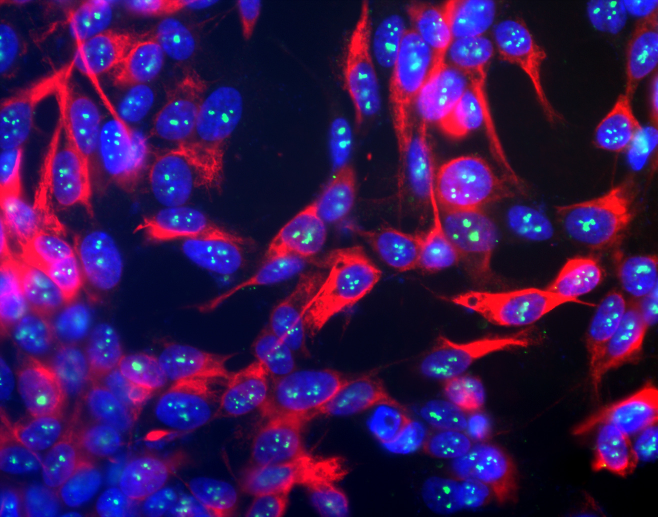
#> input picture Workshops/04 - Segmentation/cells_segm.tif, 1315 x 1033 px (shown at 1/2 size)
$ jupyter execute 'segmentation solution.ipynb'
#> lines starting #> are read from the running program, lines starting #| are printed output that depends on the picture; after the words box and inside, x2 and y2 are one past the last pixel; in counts of white or black regions, pixels touching at a corner belong together
# Introduction

Segmentation is the process of dividing a digital image into subsets of pixels with specific features. This can be used, for instance, to determine where specific objects are in an image, and determine their properties.

In this workshop you will use different strategies to segment biological images.

Refer to Lecture 7 for a more extended discussion.

## Semantic segmentation

We start with the problem of **semantic segmentation**. Given an image of cells, we want to determine which pixels are from cells and which are from background.

## Learning objectives

At the end of this workshop you will be able to:

- Use different thresholding strategies to perform semantic segmentation of images
- Perform instance segmentation of simple images

Complete the cell below to load and display the `cell_segm.tif` image

[cell 1]
# Import necessary libraries
import matplotlib.pyplot as plt
import numpy as np

[cell 2]
# Read the image
cells = plt.imread("cells_segm.tif")
#> cells is the input picture: shape (1033, 1315, 3); mean R, G, B 58.8, 17.7, 83.3

# Print its shape
print(cells.shape)
#| (1033, 1315, 3)

# Display the image
plt.imshow(cells)
plt.show()

The image (source GerryShaw, [Wikimedia](https://commons.wikimedia.org/wiki/File:38F3-ChkNFH-DAPI-Shsy5y.jpg)) shows human SH-SY5Y cells.

Channel 0 contains staining of the cells cytoskeleton, channel 1 staining for a nucleolar protein, and channel 2 shows DNA (nuclear) staining.

We would like to determine which pixels correspond to nuclei. We would like to end up with a matrix of the same size as the original image, where each element is 1 if the pixel is in a nucleus, and 0 if it is elsewhere (cytoplasm or background)

Let's start by isolating the channel with the nuclear staining; you can use `imshow` to ensure you got the correct one!

[cell 3]
nuclei = cells[:, :, 2]
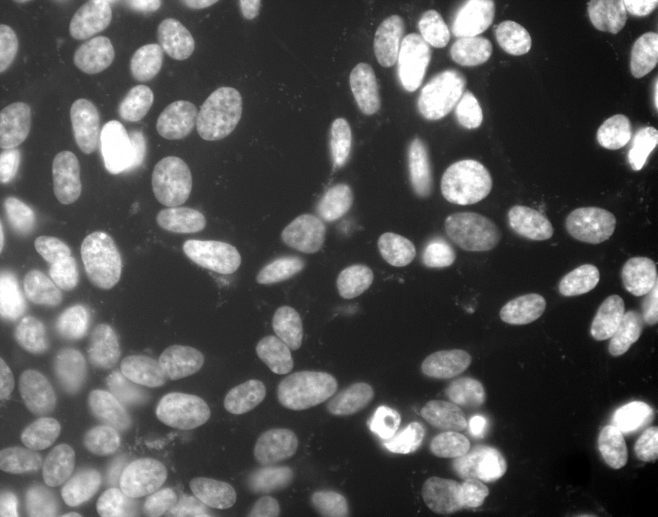
#> nuclei: shape (1033, 1315) (shown at 1/2 size); min 0, max 255, mean 83.3

plt.imshow(nuclei, cmap="gray")

Let's start by plotting the image histogram to get an idea of the distribution of staining.

We would expect two peaks: one corresponding to background and one corresponding to nuclear staining.

Refer to Lecture 3 or Workshop 2 if you don't remember how to plot histograms!

[cell 4]
_ = plt.hist(nuclei.flat, bins=range(255))
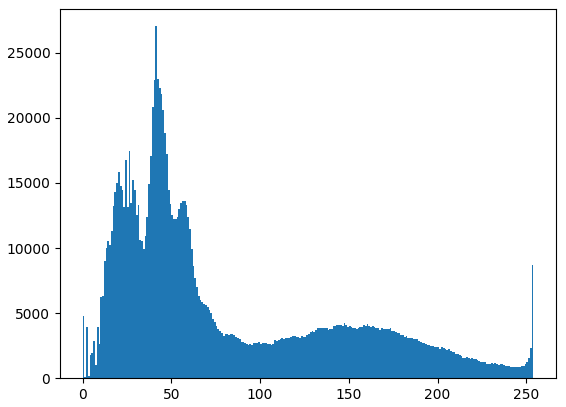
#> figure drawn by matplotlib, 1 panel; tallest bar 27042 high, from x = 41 to 42

The histogram tells us a lot! We can clearly distinguish background from nuclei, but rather than having a single background peak we get multiple ones.

**Can you explain why?**

*ANSWER*: it looks like the cytoplasm is also very lightly stained (likely due to autofluorescence, or non-specific staining), so we get multiple peaks in the background.

We can now try to manually choose a threshold to separate nuclei from background.

**Use the histogram to try and find the value that best separates background from nuclei.**

You can try a few values and get a feeling for the one that visually gives the same result.

[cell 5]
nuclei_threshold_manual = nuclei>95
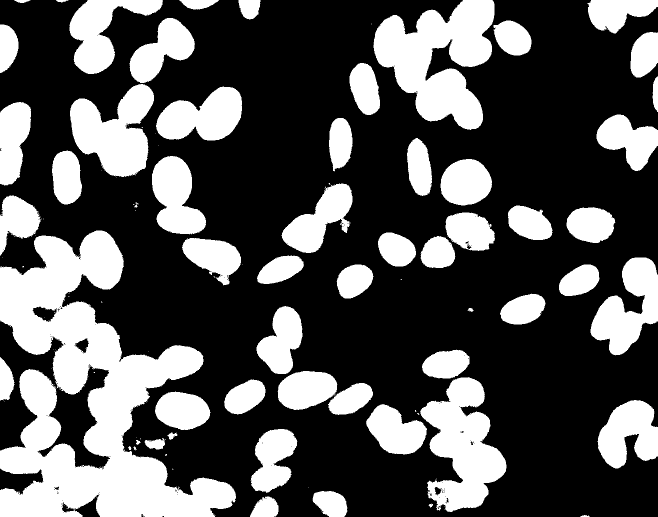
#> nuclei_threshold_manual: shape (1033, 1315) bool (shown at 1/2 size); 33.3% white; 132 white regions (74 under 20 px), largest, box (x1, y1, x2, y2) and area: (0, 461, 472, 1033) 124574, (747, 0, 989, 260) 36231, (840, 754, 1013, 1024) 25920

fig, ax = plt.subplots(ncols=2, nrows=1, figsize = (10, 5))

ax[0].imshow(nuclei, cmap="gray")
ax[1].imshow(nuclei_threshold_manual, cmap="gray")

plt.show()
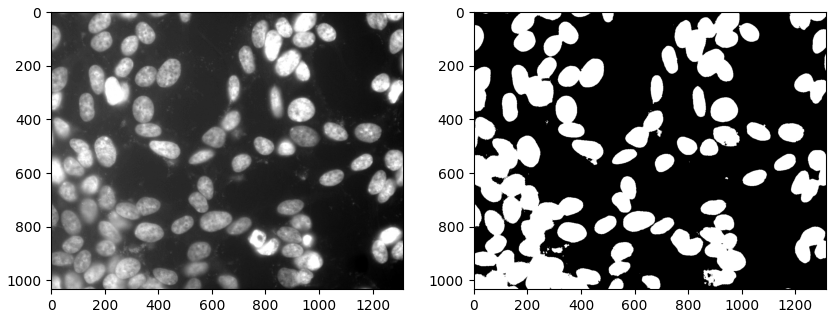
#> figure drawn by matplotlib, 2 panels

Let's say you now want to determine what percentage of the image is occupied by cell nuclei?

**How would you do that?**

<details>
    <summary style="cursor: pointer;">Click here to reveal a hint.</summary>
    You can use the Numpy function `unique` with the `return_counts` parameter set to `True`.

    What does this function return? How can it help in answering the question above?
</details>

[cell 6]
values, counts = np.unique(nuclei_threshold_manual, return_counts=True)
#> values = [False, True]; counts = [906357, 452038]
print(f"Percentage of image covered by nuclei is {counts[1]/(counts[0]+counts[1])*100:.2f}%")
#| Percentage of image covered by nuclei is 33.28%

As we saw in the lecture, there are better, more automatable, ways to determine an optimal threshold.

Scikit Image provides several methods, which are imported below.

- Apply the different methods to the image
- Note that you have to specify the `block_size` parameter for `threshold_local` (and it MUST be an odd number). What happens if the block size is too small?
- Visually compare the results of the various methods, including the manual thresholding
- Calculate the percentage of pixels containing nuclei in the image in the various cases
- Is there anything that stand out? How good was your manual threshold compared to the automatic methods?

[cell 7]
from skimage.filters import threshold_otsu, threshold_li, threshold_local

nuclei_threshold_otsu = nuclei > threshold_otsu(nuclei)
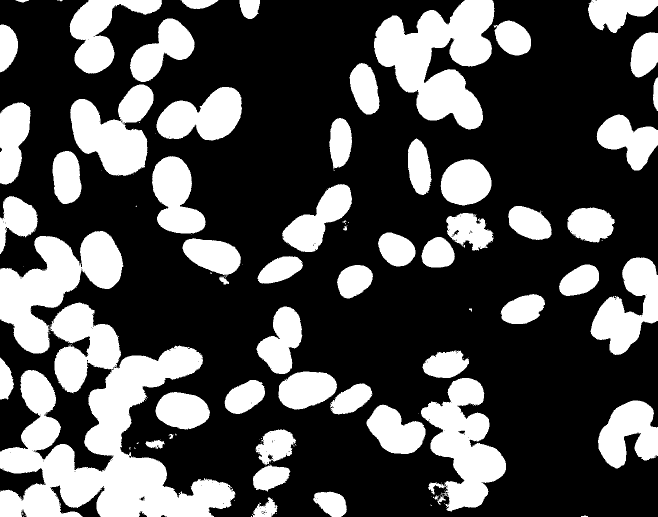
#> nuclei_threshold_otsu: shape (1033, 1315) bool (shown at 1/2 size); 30.9% white; 145 white regions (90 under 20 px), largest, box (x1, y1, x2, y2) and area: (0, 462, 471, 1033) 114277, (748, 0, 989, 259) 34868, (842, 756, 1012, 1023) 23371
nuclei_threshold_li = nuclei > threshold_li(nuclei)
#> nuclei_threshold_li: shape (1033, 1315) bool; 34.6% white; 171 white regions (117 under 20 px), largest, box (x1, y1, x2, y2) and area: (0, 460, 472, 1033) 130651, (747, 0, 990, 260) 37108, (829, 699, 1014, 1026) 31534
nuclei_threshold_local = nuclei > threshold_local(nuclei, block_size=399)
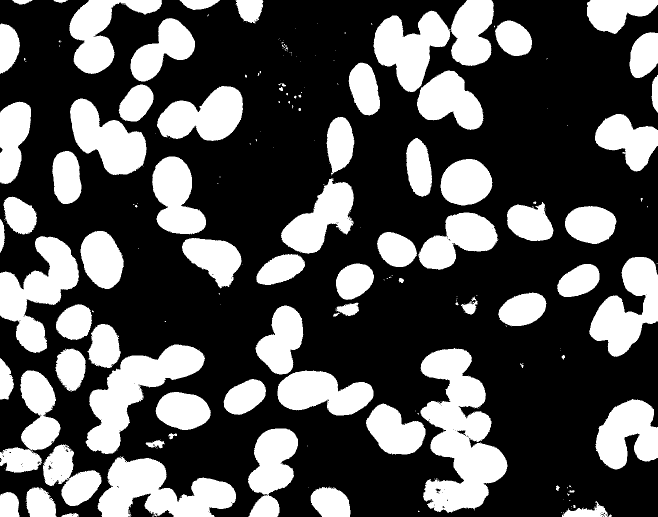
#> nuclei_threshold_local: shape (1033, 1315) bool (shown at 1/2 size); 32.2% white; 233 white regions (152 under 20 px), largest, box (x1, y1, x2, y2) and area: (841, 696, 1015, 1026) 31673, (171, 689, 410, 908) 19876, (195, 912, 472, 1033) 19429

# Now show the images
fig, ax = plt.subplots(nrows=2, ncols=2, figsize = (10, 7))
ax[0, 0].imshow(nuclei, cmap="gray")
ax[0, 1].imshow(nuclei_threshold_otsu, cmap="gray")
ax[1, 0].imshow(nuclei_threshold_li, cmap="gray")
ax[1, 1].imshow(nuclei_threshold_local, cmap="gray")

titles = ["Original", "Otsu", "Li", "Local"]

for i, a in enumerate(ax.ravel()):
    a.axis("off")
    a.set_title(titles[i])
def get_cell_area(image):
    values, counts = np.unique(image, return_counts=True)
#> values = [False, True]; counts = [938500, 419895]
    return counts[1]/(counts[0]+counts[1])*100

print(f"Otsu - percentage of image covered by nuclei is {get_cell_area(nuclei_threshold_otsu):.2f}%")
#| Otsu - percentage of image covered by nuclei is 30.91%
print(f"Li - percentage of image covered by nuclei is {get_cell_area(nuclei_threshold_li):.2f}%")
#| Li - percentage of image covered by nuclei is 34.64%
print(f"Local - percentage of image covered by nuclei is {get_cell_area(nuclei_threshold_local):.2f}%")
#| Local - percentage of image covered by nuclei is 32.19%

Remember that you can use morphological operations, including opening and closing, removing small objects or filling small holes to remove noise in your masks. Give it a try!

[cell 8]
from skimage.morphology import remove_small_objects, remove_small_holes

fig, ax = plt.subplots(nrows=1, ncols=3, figsize = (15, 5))

thr_local_no_small = remove_small_objects(nuclei_threshold_local, min_size=1000)
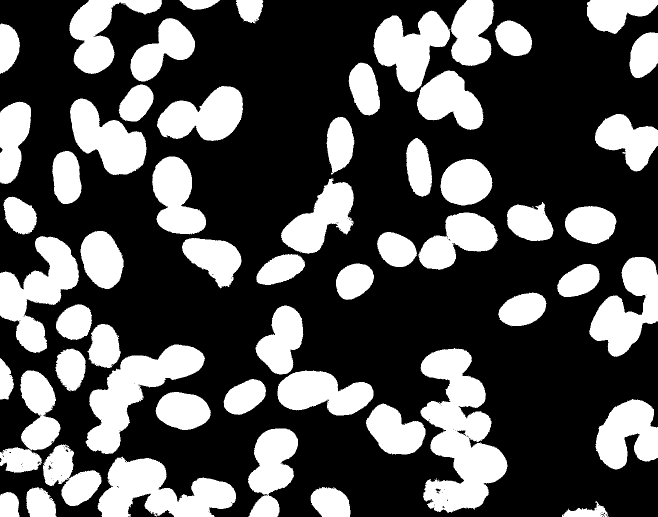
#> thr_local_no_small: shape (1033, 1315) bool (shown at 1/2 size); 31.8% white; 57 white regions, largest, box (x1, y1, x2, y2) and area: (841, 696, 1015, 1026) 31661, (171, 689, 410, 908) 19872, (195, 913, 472, 1033) 19404
thr_local_no_small_no_holes = remove_small_holes(thr_local_no_small, area_threshold = 100)
#> thr_local_no_small_no_holes: shape (1033, 1315) bool; 31.9% white; 57 white regions, largest, box (x1, y1, x2, y2) and area: (841, 696, 1015, 1026) 31842, (171, 689, 410, 908) 19880, (195, 913, 472, 1033) 19445

area = []
ax[0].imshow(nuclei_threshold_local, cmap="gray")
area.append(get_cell_area(nuclei_threshold_local))
ax[1].imshow(thr_local_no_small, cmap="gray")
area.append(get_cell_area(thr_local_no_small))
ax[2].imshow(thr_local_no_small_no_holes, cmap="gray")
area.append(get_cell_area(thr_local_no_small_no_holes))

for i, a in enumerate(ax):
    a.axis("off")
    a.set_title(f"Cell area {area[i]:.2f}%")

plt.tight_layout()

## Instance segmentation

Instance segmentation is definitely a harder problem to solve.
For each pixel, not only we want to define whether it is in a nucleus, but also which nucleus it is in!

This will allow us to make cell-level measurements, a very useful tool for analysis of biological images!

We are going to cover one of the _traditional_ methods, a technique called *watershed* (refer to the lecture on segmentation for more details!).
There are more sophisticated methods for instance segmentation, we will see some of them later on in the course!

The main idea of watershed is to first create a binary mask of our image, as we did above, then identify the center of each cell and use that as a _seed_ to divide the mask into instances.

Let’s see how to do it with Scikit Image!

Use the [distance_transform_edt](https://docs.scipy.org/doc/scipy/reference/generated/scipy.ndimage.distance_transform_edt.html) function to find the distance of each pixel of the image mask from the background. Visualize the result to better understand what is going on! You can use whichever mask gave you the best results in the previous part.

[cell 9]
from scipy.ndimage import distance_transform_edt

best_mask = thr_local_no_small_no_holes

distance = distance_transform_edt(best_mask)
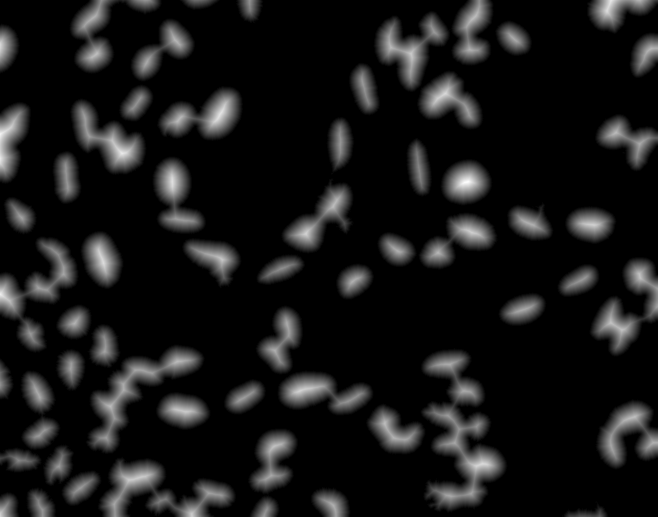
#> distance: shape (1033, 1315) float64 (shown at 1/2 size); min 0, max 45.18, mean 4.1; drawn with min black and max white

plt.imshow(distance)
plt.show()

You can see how the center of (almost all) cells is brighter.

We will now proceed to the watershed, by using three functions.

- [peak_local_max](https://scikit-image.org/docs/dev/api/skimage.feature.html#skimage.feature.peak_local_max) to retrieve the local maxima corresponding to the centers of each cell in our distance function.
- [label](https://scikit-image.org/docs/dev/api/skimage.measure.html#skimage.measure.label), to label connected regions with the same values.
- [watershed](https://scikit-image.org/docs/dev/api/skimage.segmentation.html#skimage.segmentation.watershed), to perform watershed segmentation and divide touching nuclei.

[cell 10]
from skimage.feature import peak_local_max
from skimage.measure import label
from skimage.segmentation import watershed

# Find the local maxima of the distance map.
# We need to impose a minimum distance between the peaks and we can specify
# a "footprint" to search for local maxima. You can experiment with these value to find
# one that works best with your image
# peak_local_max returns the indices of the maxima
local_maxima_idx = peak_local_max(distance, min_distance=30,
               footprint=np.ones((5, 5)))
#> local_maxima_idx = 107 pairs, first value 33 to 1002, second value 36 to 1279
# We create a matrix of "False" with the same shape of the image
mask = np.zeros(distance.shape, dtype=bool)
# We now mark the maxima as True (note that we need to transpose the matrix)
mask[tuple(local_maxima_idx.T)] = True

# Label connected regions
markers = label(mask)
# Split touching nuclei using watershed
segmented = watershed(-distance, markers, mask=best_mask)
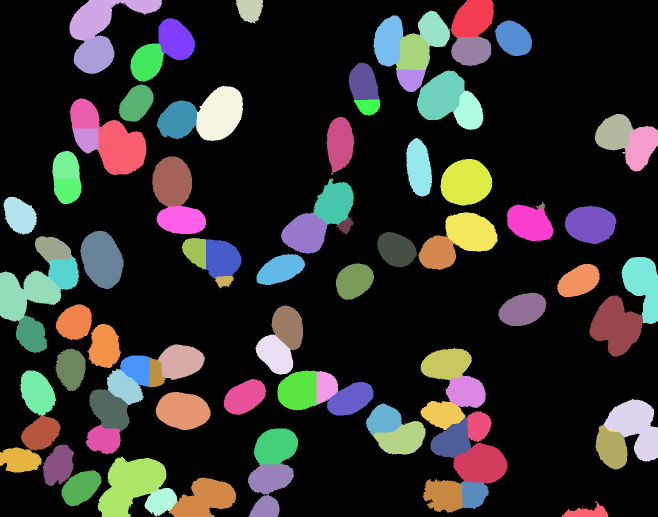
#> segmented: shape (1033, 1315) int32 (shown at 1/2 size); 108 distinct labels, from 0 to 107; one colour per label, 0 black

The segmented image will have each pixel marked with an integer (1,2,3,...) corresponding to the nucleus it belongs to. If you show it using a "normal" colourmap it may be difficult to distinguish between closeby nuclei. We will create a random colourmap to avoid this problem.

[cell 11]
# Use label2rgb to help visualize the results
from skimage.color import label2rgb
segmented = remove_small_objects(segmented, min_size=1000)
#> segmented: shape (1033, 1315) int32; 92 distinct labels, from 0 to 107
fig, ax = plt.subplots(nrows=1, ncols=1, figsize=(10, 10))
ax.imshow(label2rgb(segmented, bg_label=0))
plt.show()
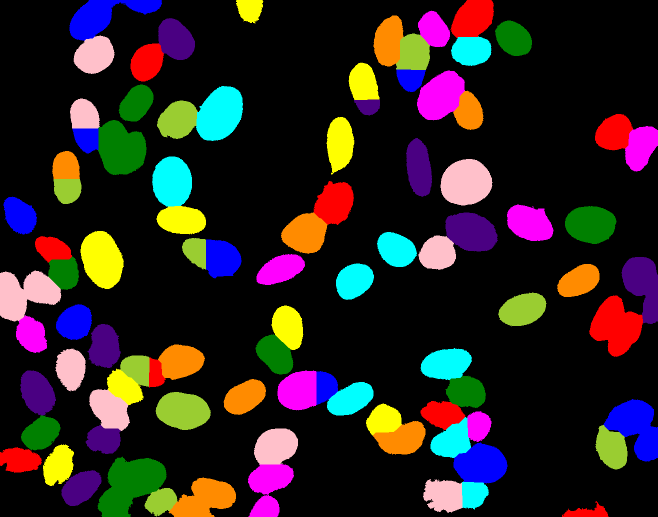
#> shown: shape (1033, 1315, 3) float64 (shown at 1/2 size); mean R, G, B 0.17, 0.136, 0.135
